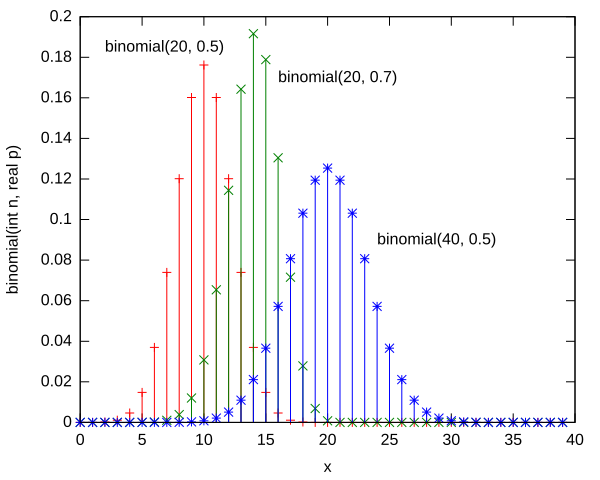

Write gnuplot code to recreate this figure.
################################################################################
# Copyright (c) 2010, 2024 Contributors to the Eclipse Foundation
#
# See the NOTICE file(s) distributed with this work for additional
# information regarding copyright ownership.
#
# This program and the accompanying materials are made available under the terms
# of the MIT License which is available at https://opensource.org/licenses/MIT
#
# SPDX-License-Identifier: MIT
################################################################################

set terminal svg
#set grid back
#set xrange [0:20]
#set yrange [0:0.5]
set xlabel "x"
set ylabel "binomial(int n, real p)"
#set samples 2000
set output "binomial.svg"
set nokey
set label "binomial(20, 0.5)" at 2, 0.185
set label "binomial(20, 0.7)" at 16, 0.17
set label "binomial(40, 0.5)" at 24, 0.09
set style data impulses
set pointsize 1
plot "binomial_20_0.5.dat" using 1:2 with impulses linetype 1, \
     "binomial_20_0.5.dat" using 1:2 with points linetype 1, \
     "binomial_20_0.7.dat" using 1:2 with impulses linetype 2, \
     "binomial_20_0.7.dat" using 1:2 with points linetype 2, \
     "binomial_40_0.5.dat" using 1:2 with impulses linetype 3, \
     "binomial_40_0.5.dat" using 1:2 with points linetype 3
